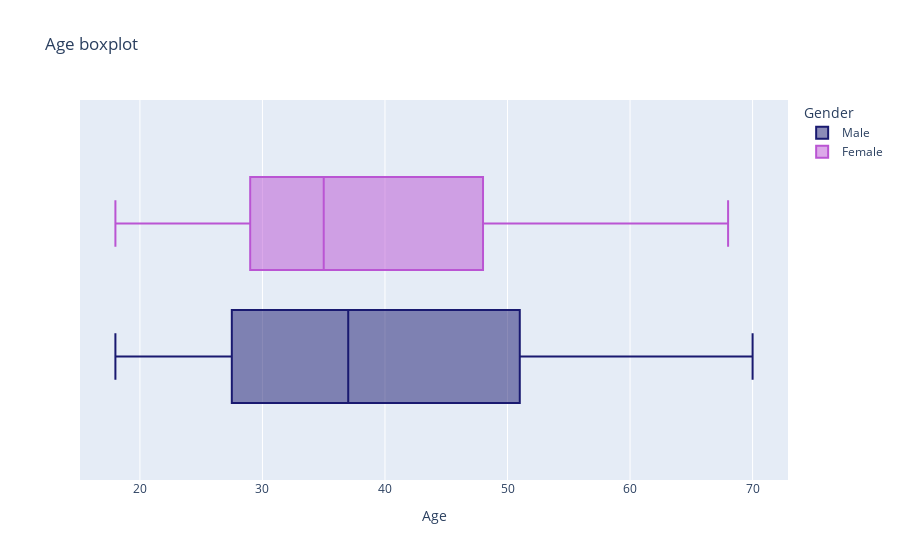

The code cell stored with this chart in its notebook:
### Code cell
fig = px.box(df,'Age',title = 'Age boxplot',color='Gender',color_discrete_sequence=['midnightblue','mediumorchid'])
iplot(fig)

### Figure 1 — Plotly figure (JSON) as saved in the notebook; plotly's stock layout.template omitted (floating-point values rounded to 4 significant figures)
{"data": [{"alignmentgroup": "True", "hovertemplate": "Gender=Male<br>Age=%{x}<extra></extra>", "legendgroup": "Male", "marker": {"color": "midnightblue"}, "name": "Male", "notched": false, "offsetgroup": "Male", "orientation": "h", "showlegend": true, "type": "box", "x": [19, 21, 64, 67, 37, 22, 20, 52, 35, 25, 31, 29, 35, 60, 53, 18, 24, 48, 33, 59, 47, 69, 53, 70, 19, 63, 18, 19, 70, 59, 26, 40, 57, 38, 67, 48, 18, 48, 24, 48, 20, 67, 26, 49, 54, 68, 66, 65, 19, 27, 39, 43, 40, 59, 38, 47, 39, 20, 32, 19, 32, 25, 28, 48, 34, 43, 39, 37, 34, 19, 50, 42, 32, 40, 28, 36, 36, 58, 27, 59, 35, 46, 30, 28, 33, 32, 32, 30], "x0": " ", "xaxis": "x", "y0": " ", "yaxis": "y"}, {"alignmentgroup": "True", "hovertemplate": "Gender=Female<br>Age=%{x}<extra></extra>", "legendgroup": "Female", "marker": {"color": "mediumorchid"}, "name": "Female", "notched": false, "offsetgroup": "Female", "orientation": "h", "showlegend": true, "type": "box", "x": [20, 23, 31, 22, 35, 23, 30, 35, 58, 24, 35, 35, 46, 54, 45, 40, 23, 21, 49, 21, 42, 30, 36, 20, 65, 31, 49, 24, 50, 27, 29, 31, 49, 31, 50, 51, 27, 67, 54, 43, 68, 32, 47, 60, 60, 45, 23, 49, 46, 21, 55, 22, 34, 50, 68, 40, 32, 47, 27, 23, 49, 21, 66, 19, 38, 18, 19, 63, 49, 51, 50, 38, 40, 23, 31, 25, 31, 29, 44, 35, 57, 28, 32, 32, 34, 44, 38, 47, 27, 30, 30, 56, 29, 31, 36, 33, 36, 52, 30, 37, 32, 29, 41, 54, 41, 36, 34, 32, 38, 47, 35, 45], "x0": " ", "xaxis": "x", "y0": " ", "yaxis": "y"}], "layout": {"autosize": true, "boxmode": "group", "legend": {"title": {"text": "Gender"}, "tracegroupgap": 0}, "title": {"text": "Age boxplot"}, "xaxis": {"anchor": "y", "autorange": true, "domain": [0, 1], "range": [15.11, 72.89], "title": {"text": "Age"}, "type": "linear"}, "yaxis": {"anchor": "x", "autorange": true, "domain": [0, 1], "range": [-0.5, 0.5], "type": "category"}}}
